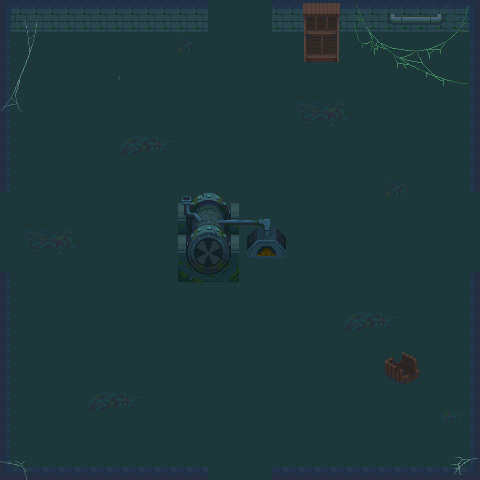

Tiled map render using the project's own tile images. Description and the map definition, with tile-layer contents summarised, below:
An orthogonal 30x30 tile map with 16x16 px tiles, 3 tile layers (floor, wall, decoration), 5 tilesets and 9 objects.

<map version="1.10" tiledversion="1.10.1" orientation="orthogonal" renderorder="right-down" width="30" height="30" tilewidth="16" tileheight="16" infinite="0" nextlayerid="7" nextobjectid="20">
 <tileset firstgid="1" name="Dungeon_Tileset" tilewidth="16" tileheight="16" tilecount="100" columns="10">
  <image source="../Dungeon_Tileset.png" width="160" height="160" />
 </tileset>
 <tileset firstgid="101" name="flag" tilewidth="16" tileheight="16" tilecount="4" columns="1">
  <image source="../flag.png" width="16" height="64" />
  <tile id="0">
   <animation>
    <frame tileid="0" duration="100" />
    <frame tileid="1" duration="100" />
    <frame tileid="2" duration="100" />
    <frame tileid="3" duration="100" />
   </animation>
  </tile>
 </tileset>
 <tileset firstgid="105" name="Tileset-Terrain2" tilewidth="16" tileheight="16" tilecount="11440" columns="130">
  <image source="../Tileset-Terrain2.png" width="2080" height="1408" />
 </tileset>
 <tileset firstgid="11545" name="Tileset-Terrain" tilewidth="16" tileheight="16" tilecount="16900" columns="130">
  <image source="../Tileset-Terrain.png" width="2080" height="2080" />
 </tileset>
 <tileset firstgid="28445" name="atlas-props" tilewidth="16" tileheight="16" tilecount="12508" columns="118">
  <image source="../atlas-props.png" width="1899" height="1696" />
  <tile id="4030">
   <objectgroup draworder="index" id="2">
    <object id="1" x="2" y="15.9091">
     <polygon points="0,0 0,-4.81818 4,-4.90909 4,-11 5,-11.8182 12,-11.9091 12.8182,-10.8182 13,-4.90909 14,-5 14.1818,-0.0909091" />
    </object>
   </objectgroup>
  </tile>
  <tile id="4031">
   <objectgroup draworder="index" id="2">
    <object id="1" x="16" y="1.09091">
     <polygon points="0,0 -3.90909,-0.0909091 -7,0.909091 -9.09091,2 -10.9091,2.81818 -13,4.90909 -15.9091,7.90909 -15.9091,14.9091 0.0909091,15" />
    </object>
   </objectgroup>
  </tile>
  <tile id="4032">
   <objectgroup draworder="index" id="2">
    <object id="1" x="0" y="0.909091">
     <polygon points="0,0 4.90909,0 7.81818,1.09091 9.81818,2.09091 12,3.18182 13.0909,4.54545 14,5.18182 16,7.54545 16,14.9091 0,15" />
    </object>
   </objectgroup>
  </tile>
  <tile id="4033">
   <objectgroup draworder="index" id="2">
    <object id="1" x="0" y="8.81818">
     <polygon points="0,0 2.81818,4.54545 2.90909,7 0,7" />
    </object>
    <object id="2" x="7.09091" y="11.0909">
     <polygon points="0,0 7.63636,0.0909091 7.72727,4.81818 0,4.90909" />
    </object>
   </objectgroup>
  </tile>
  <tile id="4272">
   <objectgroup draworder="index" id="2">
    <object id="4" x="0" y="3.09091">
     <polygon points="0,0 3.81818,-0.0909091 13.8182,10 13.8182,12.8182 -0.0909091,12.8182" />
    </object>
   </objectgroup>
  </tile>
  <tile id="4506">
   <objectgroup draworder="index" id="2">
    <object id="1" x="6.63636" y="-0.181818">
     <polygon points="0,0 0.272727,2.09091 9.18182,2.09091 9.27273,0.0909091" />
    </object>
   </objectgroup>
  </tile>
  <tile id="4507">
   <objectgroup draworder="index" id="3">
    <object id="2" x="0.0909091" y="0.0909091">
     <polygon points="0,0 15.8182,0 15.8182,1.81818 0.0909091,1.81818" />
    </object>
   </objectgroup>
  </tile>
  <tile id="4508">
   <objectgroup draworder="index" id="2">
    <object id="1" x="-0.181818" y="1.81818">
     <polygon points="0,0 14.0909,0.0909091 14.0909,-1.72727 0.181818,-1.81818" />
    </object>
   </objectgroup>
  </tile>
 </tileset>
 <layer id="2" name="floor" width="30" height="30">
  <data>[900 cells, 900 non-empty, 1 distinct tile ids]</data>
 </layer>
 <layer id="1" name="wall" width="30" height="30">
  <data>[900 cells, 127 non-empty, 19 distinct tile ids]</data>
 </layer>
 <layer id="3" name="decoration" width="30" height="30">
  <data>[900 cells, 201 non-empty, 175 distinct tile ids]</data>
 </layer>
</map>
